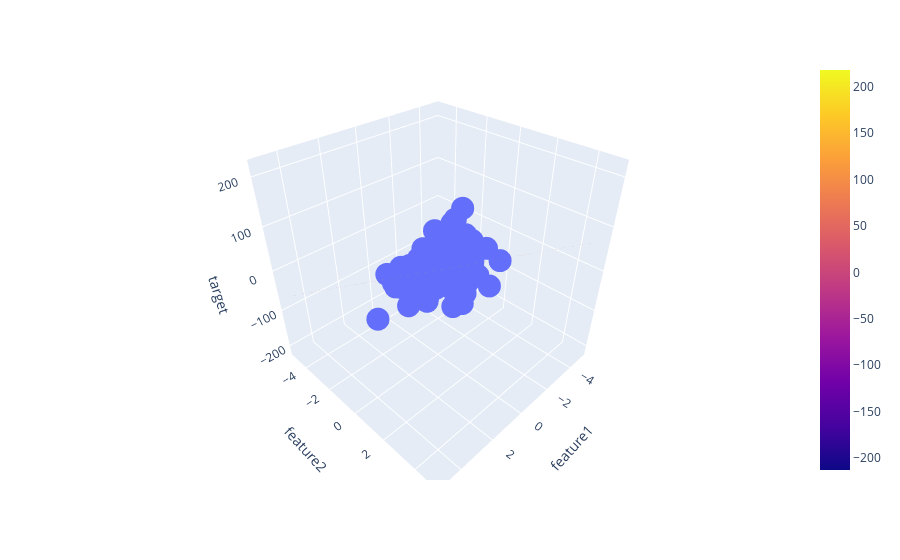

Here is the notebook cell this chart was saved with:
### Code cell
fig = px.scatter_3d(df,x='feature1',y='feature2', z='target')

fig.add_trace(go.Surface(x=x,y=y,z=z))

fig.show()
